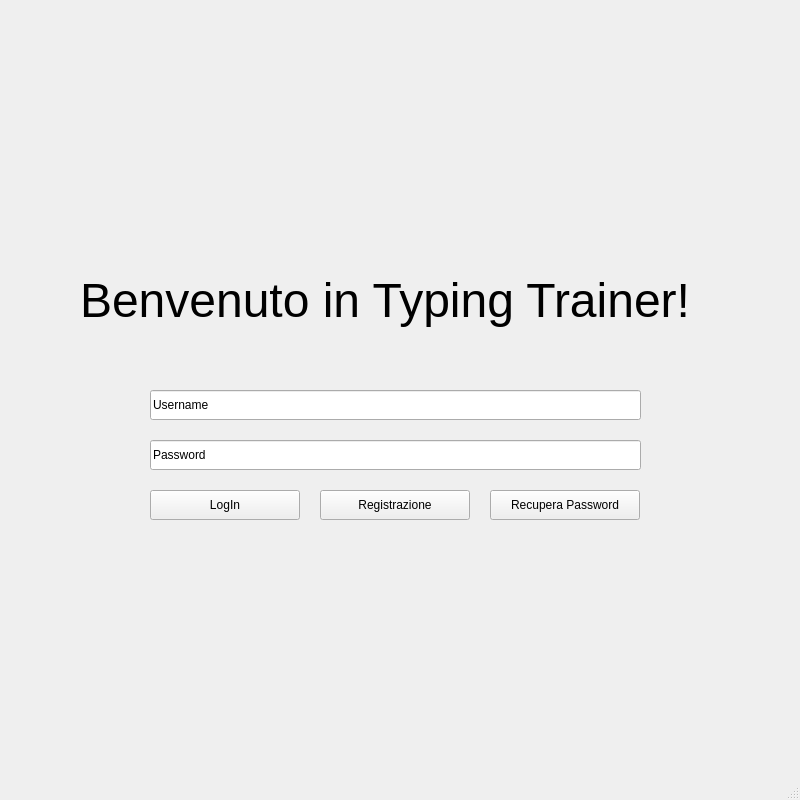
<?xml version="1.0" encoding="UTF-8"?>
<ui version="4.0">
 <class>MainWindow</class>
 <widget class="QMainWindow" name="MainWindow">
  <property name="geometry">
   <rect>
    <x>0</x>
    <y>0</y>
    <width>800</width>
    <height>800</height>
   </rect>
  </property>
  <property name="windowTitle">
   <string>MainWindow</string>
  </property>
  <widget class="QWidget" name="centralwidget">
   <widget class="QPushButton" name="LogInButton">
    <property name="geometry">
     <rect>
      <x>150</x>
      <y>490</y>
      <width>150</width>
      <height>30</height>
     </rect>
    </property>
    <property name="text">
     <string>LogIn</string>
    </property>
   </widget>
   <widget class="QPushButton" name="RegistrazioneButton">
    <property name="geometry">
     <rect>
      <x>320</x>
      <y>490</y>
      <width>150</width>
      <height>30</height>
     </rect>
    </property>
    <property name="text">
     <string>Registrazione</string>
    </property>
   </widget>
   <widget class="QPushButton" name="RecuperaPasswordButton">
    <property name="geometry">
     <rect>
      <x>490</x>
      <y>490</y>
      <width>150</width>
      <height>30</height>
     </rect>
    </property>
    <property name="text">
     <string>Recupera Password</string>
    </property>
   </widget>
   <widget class="QLineEdit" name="UsernameInput">
    <property name="geometry">
     <rect>
      <x>150</x>
      <y>390</y>
      <width>491</width>
      <height>30</height>
     </rect>
    </property>
    <property name="text">
     <string>Username</string>
    </property>
   </widget>
   <widget class="QLineEdit" name="PasswordInput">
    <property name="geometry">
     <rect>
      <x>150</x>
      <y>440</y>
      <width>491</width>
      <height>30</height>
     </rect>
    </property>
    <property name="text">
     <string>Password</string>
    </property>
   </widget>
   <widget class="QLabel" name="label1">
    <property name="geometry">
     <rect>
      <x>80</x>
      <y>240</y>
      <width>631</width>
      <height>121</height>
     </rect>
    </property>
    <property name="font">
     <font>
      <pointsize>36</pointsize>
     </font>
    </property>
    <property name="acceptDrops">
     <bool>false</bool>
    </property>
    <property name="text">
     <string>Benvenuto in Typing Trainer!</string>
    </property>
   </widget>
  </widget>
  <widget class="QStatusBar" name="statusbar"/>
 </widget>
 <resources/>
 <connections/>
</ui>
